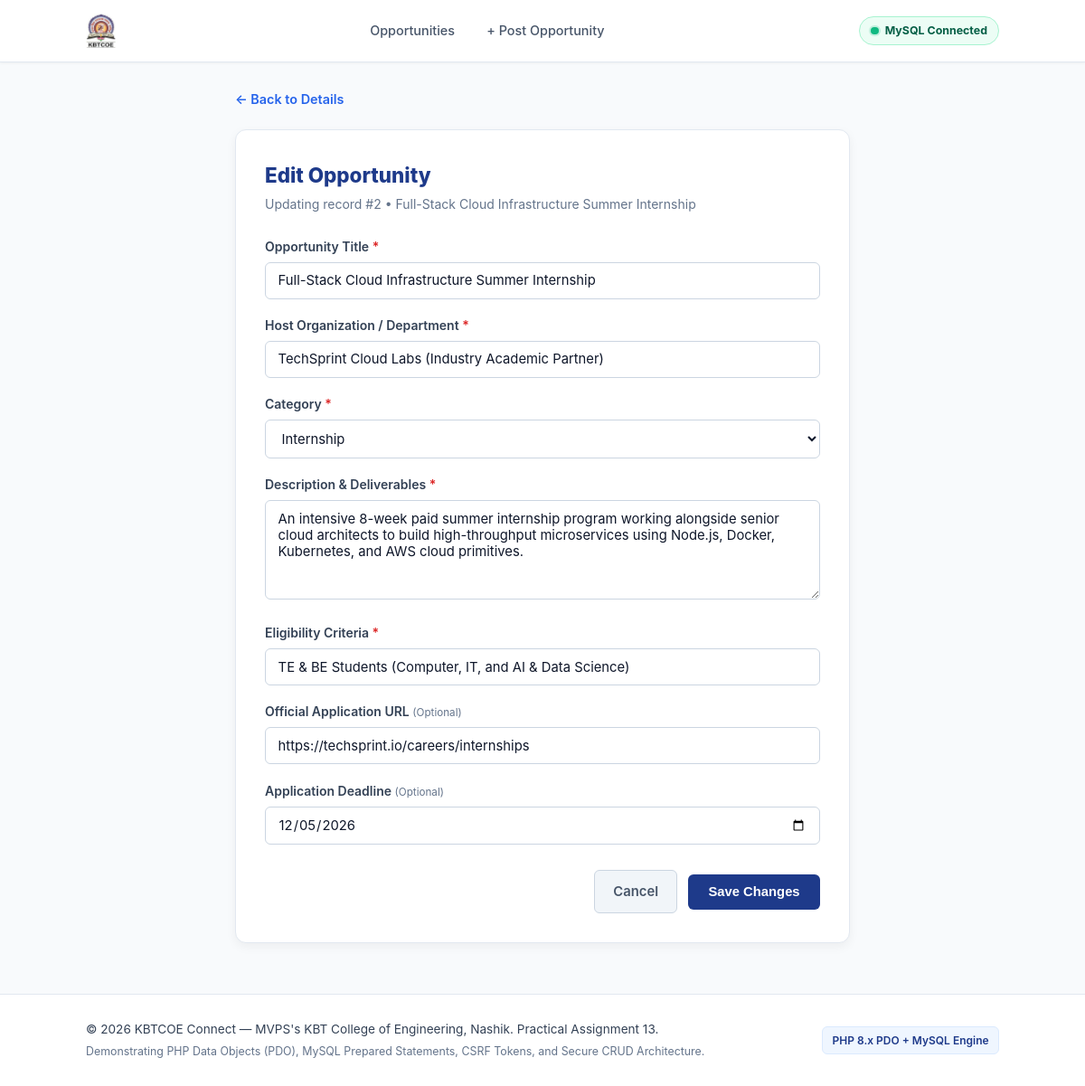
Page /edit.php?id=2 on the committed database.
### tables this page shows
CREATE TABLE IF NOT EXISTS `opportunities` (
  `id` INT UNSIGNED AUTO_INCREMENT PRIMARY KEY,
  `title` VARCHAR(255) NOT NULL,
  `organization` VARCHAR(255) NOT NULL,
  `category` ENUM('internship', 'hackathon', 'competition', 'workshop') NOT NULL,
  `description` TEXT NOT NULL,
  `eligibility` VARCHAR(255) NOT NULL,
  `application_url` VARCHAR(500) NULL DEFAULT NULL,
  `deadline` DATE NULL DEFAULT NULL,
  `created_at` TIMESTAMP NOT NULL DEFAULT CURRENT_TIMESTAMP,
  `updated_at` TIMESTAMP NOT NULL DEFAULT CURRENT_TIMESTAMP ON UPDATE CURRENT_TIMESTAMP,
  
   
  INDEX `idx_opp_category` (`category`),
  INDEX `idx_opp_deadline` (`deadline`),
  INDEX `idx_opp_organization` (`organization`),
  INDEX `idx_opp_created` (`created_at`)
);

### includes/functions.php (called while the page is built, shortened)
<?php
function e(?string $value): string
{
    return htmlspecialchars((string)$value, ENT_QUOTES | ENT_SUBSTITUTE, 'UTF-8');
}
function get_opportunity_by_id(PDO $pdo, int $id): ?array
{
    $stmt = $pdo->prepare("SELECT * FROM `opportunities` WHERE `id` = :id LIMIT 1");
    $stmt->bindValue(':id', $id, PDO::PARAM_INT);
    $stmt->execute();
    $record = $stmt->fetch();
    return $record !== false ? $record : null;
}

### edit.php (the view, shortened to what this page needs)
<?php
require_once __DIR__ . '/includes/bootstrap.php';
$id_param = $_SERVER['REQUEST_METHOD'] === 'POST' ? ($_POST['id'] ?? null) : ($_GET['id'] ?? null);
$opportunity_id = filter_var($id_param, FILTER_VALIDATE_INT, ['options' => ['min_range' => 1]]);
$existing_opp = get_opportunity_by_id($pdo, (int)$opportunity_id);
$errors = [];
$form_data = [
    'title'           => (string)$existing_opp['title'],
    'organization'    => (string)$existing_opp['organization'],
    'category'        => (string)$existing_opp['category'],
    'description'     => (string)$existing_opp['description'],
    'eligibility'     => (string)$existing_opp['eligibility'],
    'application_url' => (string)($existing_opp['application_url'] ?? ''),
    'deadline'        => (string)($existing_opp['deadline'] ?? '')
];
require_once __DIR__ . '/includes/header.php';
?>
<div class="form-wrapper">
    <div style="margin-bottom: 1.25rem;">
        <a href="view.php?id=<?= (int)$opportunity_id ?>" style="color: #2563EB; text-decoration: none; font-weight: 600; font-size: 0.9rem; display: inline-flex; align-items: center; gap: 0.35rem;">
            &larr; Back to Details
        </a>
    </div>
    <div class="form-card">
        <header class="form-header">
            <h1 class="form-title">Edit Opportunity</h1>
            <p class="form-desc">
                Updating record #<?= (int)$opportunity_id ?> &bull; <?= e($existing_opp['title']) ?>
            </p>
        </header>
        <form method="POST" action="edit.php?id=<?= (int)$opportunity_id ?>" novalidate>
            <div class="form-group">
                <label for="title" class="form-label">
                    Opportunity Title <span class="required-star">*</span>
                </label>
                <input
                    type="text"
                    id="title"
                    name="title"
                    class="form-input <?= isset($errors['title']) ? 'has-error' : '' ?>"
                    value="<?= e($form_data['title']) ?>"
                    maxlength="200"
                    required
                    aria-describedby="<?= isset($errors['title']) ? 'title-error' : '' ?>"
                >
            </div>
            <div class="form-group">
                <label for="organization" class="form-label">
                    Host Organization / Department <span class="required-star">*</span>
                </label>
                <input
                    type="text"
                    id="organization"
                    name="organization"
                    class="form-input <?= isset($errors['organization']) ? 'has-error' : '' ?>"
                    value="<?= e($form_data['organization']) ?>"
                    maxlength="150"
                    required
                    aria-describedby="<?= isset($errors['organization']) ? 'organization-error' : '' ?>"
                >
            </div>
            <div class="form-group">
                <label for="category" class="form-label">
                    Category <span class="required-star">*</span>
                </label>
                <select
                    id="category"
                    name="category"
                    class="form-select <?= isset($errors['category']) ? 'has-error' : '' ?>"
                    required
                    aria-describedby="<?= isset($errors['category']) ? 'category-error' : '' ?>"
                >
                    <?php foreach (ALLOWED_CATEGORIES as $slug => $label): ?>
                        <option value="<?= e($slug) ?>" <?= $form_data['category'] === $slug ? 'selected' : '' ?>>
                            <?= e($label) ?>
                        </option>
                    <?php endforeach; ?>
                </select>
            </div>
            <div class="form-group">
                <label for="description" class="form-label">
                    Description &amp; Deliverables <span class="required-star">*</span>
                </label>
                <textarea
                    id="description"
                    name="description"
                    class="form-textarea <?= isset($errors['description']) ? 'has-error' : '' ?>"
                    rows="4"
                    required
                    aria-describedby="<?= isset($errors['description']) ? 'description-error' : '' ?>"
                ><?= e($form_data['description']) ?></textarea>
            </div>
            <div class="form-group">
                <label for="eligibility" class="form-label">
                    Eligibility Criteria <span class="required-star">*</span>
                </label>
                <input
                    type="text"
                    id="eligibility"
                    name="eligibility"
                    class="form-input <?= isset($errors['eligibility']) ? 'has-error' : '' ?>"
                    value="<?= e($form_data['eligibility']) ?>"
                    required
                    aria-describedby="<?= isset($errors['eligibility']) ? 'eligibility-error' : '' ?>"
                >
            </div>
            <div class="form-group">
                <label for="application_url" class="form-label">
                    Official Application URL <small style="color: #64748B; font-weight: normal;">(Optional)</small>
                </label>
                <input
                    type="url"
                    id="application_url"
                    name="application_url"
                    class="form-input <?= isset($errors['application_url']) ? 'has-error' : '' ?>"
                    value="<?= e($form_data['application_url']) ?>"
                    aria-describedby="<?= isset($errors['application_url']) ? 'url-error' : '' ?>"
                >
            </div>
            <div class="form-group">
                <label for="deadline" class="form-label">
                    Application Deadline <small style="color: #64748B; font-weight: normal;">(Optional)</small>
                </label>
                <input
                    type="date"
                    id="deadline"
                    name="deadline"
                    class="form-input <?= isset($errors['deadline']) ? 'has-error' : '' ?>"
                    value="<?= e($form_data['deadline']) ?>"
                    aria-describedby="<?= isset($errors['deadline']) ? 'deadline-error' : '' ?>"
                >
            </div>
            <div class="form-actions-row">
                <a href="view.php?id=<?= (int)$opportunity_id ?>" class="btn-cancel">Cancel</a>
                <button type="submit" class="btn-primary-submit">Save Changes</button>
            </div>
        </form>
    </div>
</div>
<?php
require_once __DIR__ . '/includes/footer.php';

### assets/style.css (style rules this page uses)
*, *::before, *::after { box-sizing: border-box; margin: 0; padding: 0; }
body { font-family: -apple-system, BlinkMacSystemFont, "Segoe UI", Roboto, "Helvetica Neue", Arial, sans-serif; background-color: #F8FAFC; color: #0F172A; line-height: 1.6; min-height: 100vh; display: flex; flex-direction: column; }
.form-wrapper { max-width: 680px; margin: 0 auto; }
.form-card { background-color: #FFFFFF; border: 1px solid #E2E8F0; border-radius: 0.75rem; padding: 2rem; box-shadow: 0 4px 12px rgba(0, 0, 0, 0.05); }
.form-header { margin-bottom: 1.5rem; }
.form-title { font-size: 1.4rem; font-weight: 800; color: #1E3A8A; margin-bottom: 0.25rem; }
.form-desc { font-size: 0.875rem; color: #64748B; }
.form-group { margin-bottom: 1.15rem; }
.form-label { display: block; font-size: 0.875rem; font-weight: 600; color: #334155; margin-bottom: 0.35rem; }
.required-star { color: #DC2626; }
.form-input, .form-select, .form-textarea { width: 100%; padding: 0.65rem 0.85rem; font-family: inherit; font-size: 0.925rem; color: #0F172A; background-color: #FFFFFF; border: 1px solid #CBD5E1; border-radius: 0.375rem; transition: all 0.2s ease; }
.form-textarea { resize: vertical; min-height: 110px; }
.form-actions-row { display: flex; align-items: center; justify-content: flex-end; gap: 0.75rem; margin-top: 1.75rem; }
.btn-primary-submit { padding: 0.7rem 1.4rem; background-color: #1E3A8A; color: #FFFFFF; border: none; border-radius: 0.375rem; font-size: 0.925rem; font-weight: 700; cursor: pointer; transition: all 0.2s ease; }
.btn-cancel { padding: 0.7rem 1.25rem; background-color: #F1F5F9; color: #475569; border: 1px solid #CBD5E1; border-radius: 0.375rem; font-size: 0.925rem; font-weight: 600; text-decoration: none; transition: all 0.2s ease; }

### rows in the picture
opportunities: title "Full-Stack Cloud Infrastructure Summer Internship", organization "TechSprint Cloud Labs (Industry Academic Partner)", category "Internship", description "An intensive 8-week paid summer internship program working alongside senior cloud architects to build high-throughput microservices using Node.js, Docker, Kubernetes, and AWS cloud primitives.", eligibility "TE & BE Students (Computer, IT, and AI & Data Science)", application_url "https://techsprint.io/careers/internships", deadline "12/05/2026"

### other values in the picture
$opportunity_id "2"
